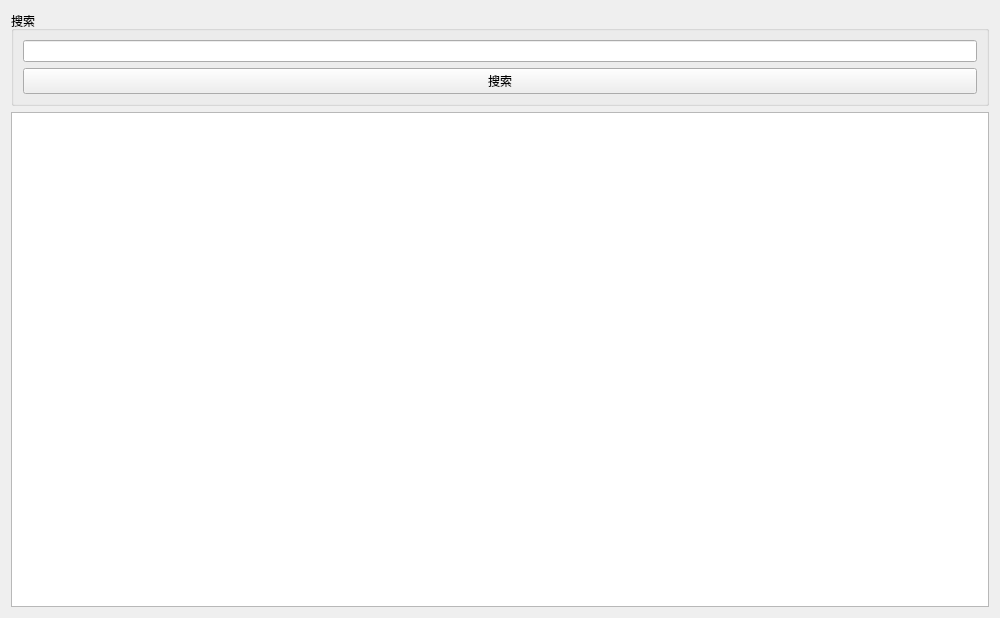
<?xml version="1.0" encoding="UTF-8"?>
<ui version="4.0">
 <class>Mods</class>
 <widget class="QWidget" name="Mods">
  <property name="geometry">
   <rect>
    <x>0</x>
    <y>0</y>
    <width>1000</width>
    <height>618</height>
   </rect>
  </property>
  <property name="windowTitle">
   <string>Mods</string>
  </property>
  <layout class="QGridLayout" name="gridLayout">
   <item row="0" column="0">
    <widget class="QGroupBox" name="groupBox">
     <property name="title">
      <string>搜索</string>
     </property>
     <layout class="QGridLayout" name="gridLayout_2">
      <item row="0" column="0">
       <widget class="QLineEdit" name="le_search"/>
      </item>
      <item row="1" column="0">
       <widget class="QPushButton" name="pb_search">
        <property name="text">
         <string>搜索</string>
        </property>
       </widget>
      </item>
     </layout>
    </widget>
   </item>
   <item row="1" column="0">
    <widget class="QListWidget" name="lw_result"/>
   </item>
  </layout>
 </widget>
 <resources/>
 <connections/>
</ui>
